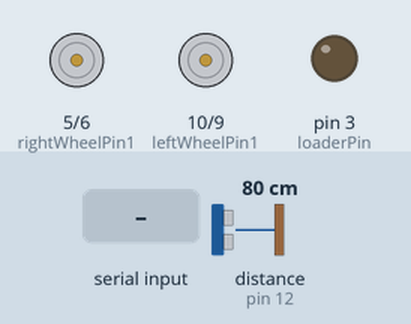
Recording of a sketch running on a simulated Arduino Uno, built with avr-gcc and run on an emulated ATmega328P. Shown: motor-driver pin pairs drawn as motors (green arrow = first pin HIGH = forward, orange = second pin HIGH = backward, longer = more drive), output pins drawn as LEDs (lit = HIGH). The test bench sets the inputs (shaded band); at power-on: distance to the obstacle (sensor on pin 12) 80 cm. The echo pulse lasts 58.3 µs per cm; pins used as bus, display or sensor lines are not drawn; what the sketch prints to the serial monitor is not drawn.

Above: at 1.2 s.
1.3 s: "f" received over Serial
At 1.9 s:
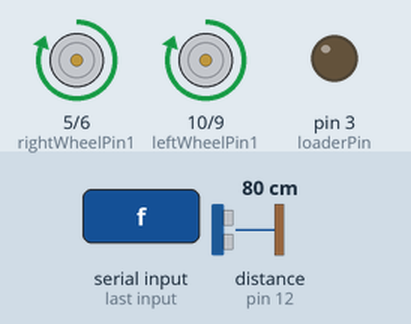
Timing chart, 0 to 4.3 s (numbered marks = the images above; inputs shaded):
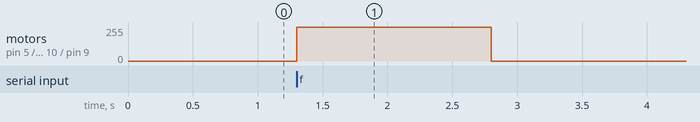

Measured:
- after the input at 1.3 s, motor on pin 5 (rightWheelPin1) / pin 6 (rightWheelPin2), motor on pin 10 (leftWheelPin1) / pin 9 (leftWheelPin2): stopped → forward 255/255 at once, → stopped 1.5 s later

The sketch:

Pong.ino
```cpp
const int rightWheelPin1 = 5;
const int rightWheelPin2 = 6;
const int leftWheelPin1  = 10;
const int leftWheelPin2  = 9;

const int echoPin = 12;
const int trigPin = 13;

const int loaderPin = 3;

int input; // input from user

void setup(){
  Serial.begin(9600);

  pinMode(rightWheelPin1, OUTPUT);
  pinMode(rightWheelPin2, OUTPUT);
  pinMode(leftWheelPin1, OUTPUT);
  pinMode(leftWheelPin2, OUTPUT);
}

void loop(){
  if(Serial.available() > 0){
    input = Serial.read();
    if(input == 'f'){
      shoot();
      ping();
    }
  }


}
```

door_control.ino
```cpp
int openDoor(){
    analogWrite(loaderPin, 60);
    delay(10);
    analogWrite(loaderPin, 0);
    //shoot();
}
```

shooter.ino
```cpp
int duration, cm;
int ping(){


  pinMode(trigPin, OUTPUT);
  pinMode(echoPin, INPUT);
  digitalWrite(trigPin, LOW);
  delayMicroseconds(2);
  digitalWrite(trigPin, HIGH);
  delayMicroseconds(5);
  digitalWrite(trigPin, LOW);

  //pinMode(pingPin, INPUT);
  duration = pulseIn(echoPin, HIGH);

  cm = (microsecondsToCM(duration))/2.54;

  Serial.print(cm);
  Serial.print(" inches");
  Serial.println();

  delay(100);
}

long microsecondsToCM(long microseconds){
  // sound travels 340 m/s
  return microseconds / 29 / 2;
}


int shoot(){
  analogWrite(rightWheelPin1, 255);
  analogWrite(leftWheelPin1, 255);
  //digitalWrite(rightWheelPin1, LOW);
  //digitalWrite(rightWheelPin2, HIGH);

  //digitalWrite(leftWheelPin1, LOW);
  //digitalWrite(leftWheelPin2, HIGH);
  delay(1500);
  analogWrite(rightWheelPin1, 0);
  analogWrite(leftWheelPin1, 0);
  analogWrite(loaderPin, 0);
  /*
  digitalWrite(rightWheelPin1, LOW);
  digitalWrite(rightWheelPin2, LOW);
  digitalWrite(leftWheelPin1, LOW);
  digitalWrite(leftWheelPin2, LOW);
  */
}
```
